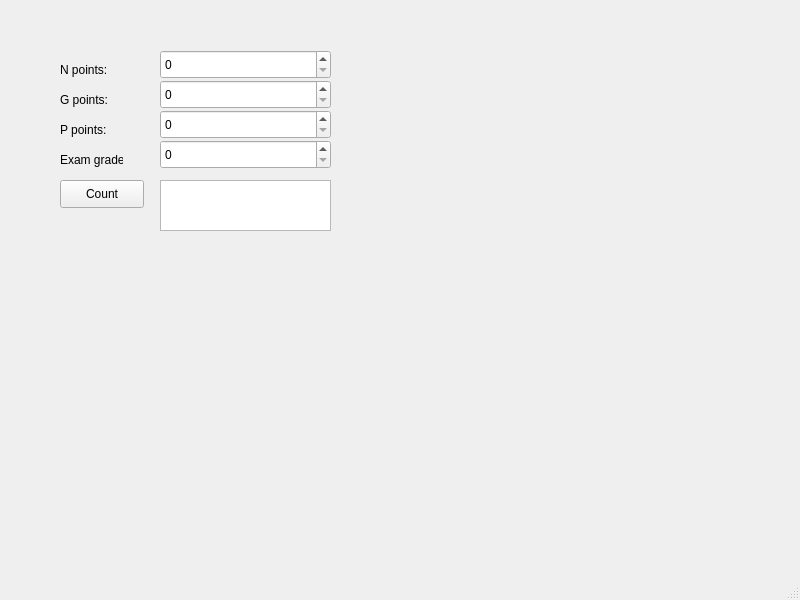
<?xml version="1.0" encoding="UTF-8"?>
<ui version="4.0">
 <class>MainWindow</class>
 <widget class="QMainWindow" name="MainWindow">
  <property name="geometry">
   <rect>
    <x>0</x>
    <y>0</y>
    <width>800</width>
    <height>600</height>
   </rect>
  </property>
  <property name="windowTitle">
   <string>MainWindow</string>
  </property>
  <widget class="QWidget" name="centralwidget">
   <widget class="QLabel" name="label">
    <property name="geometry">
     <rect>
      <x>60</x>
      <y>60</y>
      <width>63</width>
      <height>20</height>
     </rect>
    </property>
    <property name="text">
     <string>N points:</string>
    </property>
   </widget>
   <widget class="QLabel" name="label_2">
    <property name="geometry">
     <rect>
      <x>60</x>
      <y>90</y>
      <width>63</width>
      <height>20</height>
     </rect>
    </property>
    <property name="text">
     <string>G points:</string>
    </property>
   </widget>
   <widget class="QLabel" name="label_3">
    <property name="geometry">
     <rect>
      <x>60</x>
      <y>120</y>
      <width>63</width>
      <height>20</height>
     </rect>
    </property>
    <property name="text">
     <string>P points:</string>
    </property>
   </widget>
   <widget class="QLabel" name="label_4">
    <property name="geometry">
     <rect>
      <x>60</x>
      <y>150</y>
      <width>63</width>
      <height>20</height>
     </rect>
    </property>
    <property name="text">
     <string>Exam grade:</string>
    </property>
   </widget>
   <widget class="QSpinBox" name="spinBoxN">
    <property name="geometry">
     <rect>
      <x>160</x>
      <y>50</y>
      <width>171</width>
      <height>29</height>
     </rect>
    </property>
   </widget>
   <widget class="QSpinBox" name="spinBoxG">
    <property name="geometry">
     <rect>
      <x>160</x>
      <y>80</y>
      <width>171</width>
      <height>29</height>
     </rect>
    </property>
   </widget>
   <widget class="QSpinBox" name="spinBoxP">
    <property name="geometry">
     <rect>
      <x>160</x>
      <y>110</y>
      <width>171</width>
      <height>29</height>
     </rect>
    </property>
   </widget>
   <widget class="QSpinBox" name="spinBoxE">
    <property name="geometry">
     <rect>
      <x>160</x>
      <y>140</y>
      <width>171</width>
      <height>29</height>
     </rect>
    </property>
   </widget>
   <widget class="QPushButton" name="countPushButton">
    <property name="geometry">
     <rect>
      <x>60</x>
      <y>180</y>
      <width>84</width>
      <height>28</height>
     </rect>
    </property>
    <property name="text">
     <string>Count</string>
    </property>
   </widget>
   <widget class="QTextBrowser" name="textBrowser">
    <property name="geometry">
     <rect>
      <x>160</x>
      <y>180</y>
      <width>171</width>
      <height>51</height>
     </rect>
    </property>
   </widget>
  </widget>
  <widget class="QMenuBar" name="menubar">
   <property name="geometry">
    <rect>
     <x>0</x>
     <y>0</y>
     <width>800</width>
     <height>25</height>
    </rect>
   </property>
  </widget>
  <widget class="QStatusBar" name="statusbar"/>
 </widget>
 <resources/>
 <connections>
  <connection>
   <sender>spinBoxN</sender>
   <signal>valueChanged(int)</signal>
   <receiver>countPushButton</receiver>
   <slot>click()</slot>
   <hints>
    <hint type="sourcelabel">
     <x>184</x>
     <y>103</y>
    </hint>
    <hint type="destinationlabel">
     <x>96</x>
     <y>208</y>
    </hint>
   </hints>
  </connection>
  <connection>
   <sender>spinBoxG</sender>
   <signal>valueChanged(int)</signal>
   <receiver>countPushButton</receiver>
   <slot>click()</slot>
   <hints>
    <hint type="sourcelabel">
     <x>181</x>
     <y>119</y>
    </hint>
    <hint type="destinationlabel">
     <x>124</x>
     <y>215</y>
    </hint>
   </hints>
  </connection>
  <connection>
   <sender>spinBoxP</sender>
   <signal>valueChanged(int)</signal>
   <receiver>countPushButton</receiver>
   <slot>click()</slot>
   <hints>
    <hint type="sourcelabel">
     <x>211</x>
     <y>151</y>
    </hint>
    <hint type="destinationlabel">
     <x>122</x>
     <y>217</y>
    </hint>
   </hints>
  </connection>
  <connection>
   <sender>spinBoxE</sender>
   <signal>valueChanged(int)</signal>
   <receiver>countPushButton</receiver>
   <slot>click()</slot>
   <hints>
    <hint type="sourcelabel">
     <x>203</x>
     <y>186</y>
    </hint>
    <hint type="destinationlabel">
     <x>136</x>
     <y>223</y>
    </hint>
   </hints>
  </connection>
 </connections>
</ui>
